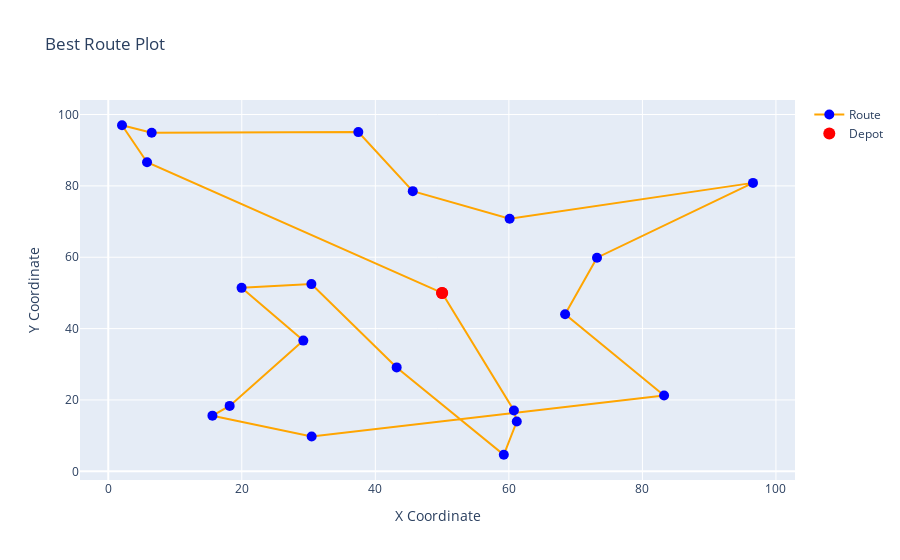

The code cell stored with this chart in its notebook:
### Code cell
plot_route(coords_df, best_route)

### Figure 1 — Plotly figure (JSON) as saved in the notebook; plotly's stock layout.template omitted (floating-point values rounded to 4 significant figures)
{"data": [{"line": {"color": "orange", "width": 2}, "marker": {"color": "blue", "size": 10}, "mode": "markers+lines", "name": "Route", "type": "scatter", "x": [50, 5.808, 2.058, 6.505, 37.45, 45.61, 60.11, 96.56, 73.2, 68.42, 83.24, 30.46, 15.6, 18.18, 29.21, 19.97, 30.42, 43.19, 59.24, 61.19, 60.75, 50], "y": [50, 86.62, 96.99, 94.89, 95.07, 78.52, 70.81, 80.84, 59.87, 44.02, 21.23, 9.767, 15.6, 18.34, 36.64, 51.42, 52.48, 29.12, 4.645, 13.95, 17.05, 50]}, {"marker": {"color": "red", "size": 12}, "mode": "markers", "name": "Depot", "type": "scatter", "x": [50, 50], "y": [50, 50]}], "layout": {"showlegend": true, "title": {"text": "Best Route Plot"}, "xaxis": {"title": {"text": "X Coordinate"}}, "yaxis": {"title": {"text": "Y Coordinate"}}}}
